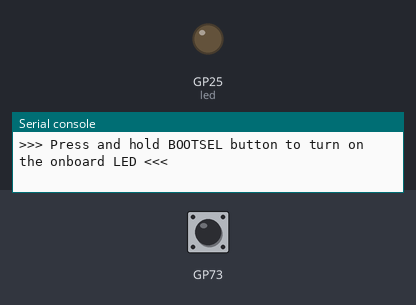
Recording of a program running on a simulated Raspberry Pi Pico running MicroPython. Shown: output pins drawn as LEDs (lit = HIGH), the last lines printed to the serial console. The test bench sets the inputs (shaded band).

Above: at 1.2 s.
1.3 s: BOOTSEL button pressed for 0.15 s
At 1.37 s:
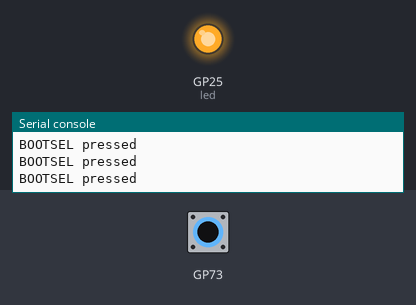
2.9 s: BOOTSEL button pressed for 3.2 s
At 6.8 s:
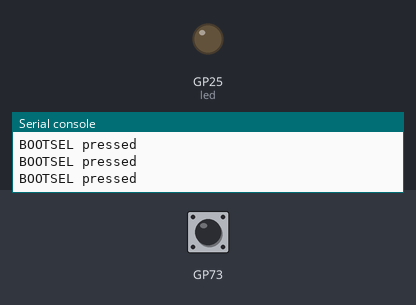
Timing chart, 0 to 8.3 s (numbered marks = the images above; inputs shaded):
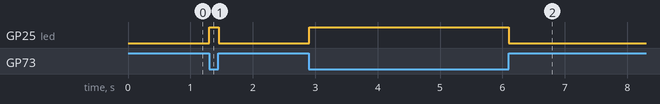

The program:

bootsel-demo.py
```python
import rp2
from machine import Pin

led = Pin("LED", Pin.OUT)

print(">>> Press and hold BOOTSEL button to turn on the onboard LED <<<")

while True:
    # BOOTSEL pressed
    if rp2.bootsel_button():
        print('BOOTSEL pressed')
        led.on()
    # BOOTSEL not pressed
    else:
        led.off()
```

Measured:
- after the input at 1.3 s, GP25 (led): LOW → HIGH at once, → LOW 0.15 s later
- after the input at 2.9 s, GP25 (led): LOW → HIGH at once, → LOW 3.2 s later
